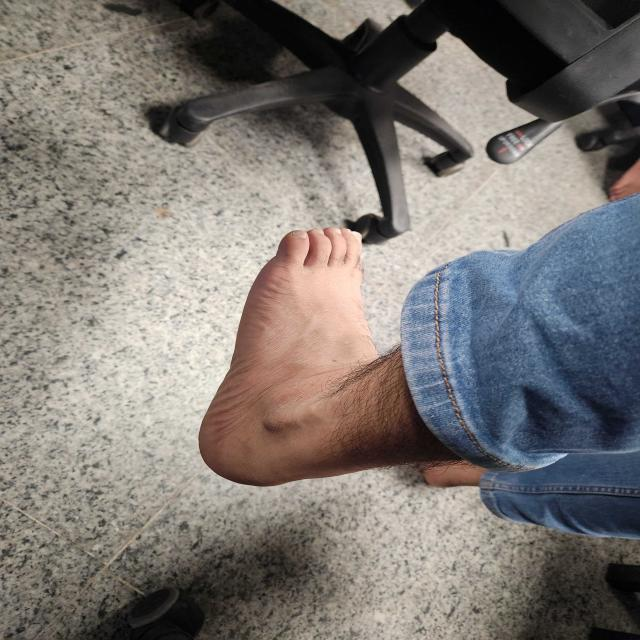
#> input picture python_service/test_images/1000000866_jpg.rf.e87e7fb38387cb055dc33954f20a90fc.jpg, 640 x 640 px
$ python test_card_measurement.py test_images/1000000866_jpg.rf.e87e7fb38387cb055dc33954f20a90fc.jpg
#> lines starting #> are read from the running program, lines starting #| are printed output that depends on the picture; after the words box and inside, x2 and y2 are one past the last pixel; in counts of white or black regions, pixels touching at a corner belong together
#> in test, img is the input picture: shape (640, 640, 3); mean B, G, R 115.6, 119.7, 124.7
#| [+] Dimensions: 640x640 px
### python_service/xer0bit_card_model.py
"""
Xer0bit-Inspired Automated Foot Measurement Engine Using Reference Card
Based on research: "AUTOMATED FOOT MEASUREMENT USING YOLOv8 AND A REFERENCE COIN/OBJECT"
(Muhammad Sameer et al., 2026, Spectrum of Engineering Sciences)

Engineered for ISO/IEC 7810 ID-1 Reference Cards (Credit Card / Debit Card / CNIC / ID Card / Driver's License):
- Exact Physical Dimensions: 85.60 mm (length) x 53.98 mm (width).
- Aspect Ratio: 1.5858.
- Multi-channel Edge, Color & Morphological Segmentation.
- Ankle/Leg Decoupling via Anatomical Profile Slicing (eliminates measuring shin/leg as foot).
- Interactive 4-Corner Snap Integration.
- Authentic Pakistani / Peshawari Chappal Master Sizing (UK 6-13 / EU 39-46).
"""

import cv2
import numpy as np
import base64
from typing import Dict, Any, Optional, Tuple, List

# Standard ISO/IEC 7810 ID-1 Physical Dimensions
CARD_LONG_MM = 85.60
CARD_SHORT_MM = 53.98
CARD_ASPECT_RATIO = CARD_LONG_MM / CARD_SHORT_MM  # ~1.5858

# Authentic Master Artisan Peshawari Chappal Sizing Table (UK 6 - 13 / EU 39 - 46)
CHAPPAL_SIZE_CHART = [
    (248.0,  6, 39,  6.5, "Size 6 (EU 39)"),
    (256.0,  7, 40,  7.5, "Size 7 (EU 40)"),
    (264.0,  8, 41,  8.5, "Size 8 (EU 41)"),
    (273.0,  9, 42,  9.5, "Size 9 (EU 42)"),
    (282.0, 10, 43, 10.5, "Size 10 (EU 43)"),
    (291.0, 11, 44, 11.5, "Size 11 (EU 44)"),
    (300.0, 12, 45, 12.5, "Size 12 (EU 45)"),
    (312.0, 13, 46, 13.5, "Size 13 (EU 46)"),
]


def mm_to_sizes(bare_foot_mm: float) -> Tuple[int, int, float, str]:
    """Maps bare foot length in mm to UK, EU, US shoe size and recommendation name."""
    for max_mm, uk, eu, us, name in CHAPPAL_SIZE_CHART:
        if bare_foot_mm <= max_mm:
            return uk, eu, us, name
    return 13, 46, 13.5, "Size 13 (EU 46)"


def detect_reference_card(
    img_bgr: np.ndarray,
    custom_corners: Optional[List[List[float]]] = None
) -> Optional[Dict[str, Any]]:
    """
    Detects a standard Credit Card / Debit Card / ID Card on the floor.
    If custom_corners is provided (4 normalized coordinates), directly uses them.
    Otherwise, applies multi-scale edge, adaptive thresholding, and morphological closing.
    """
    h, w = img_bgr.shape[:2]
    total_area = h * w

    # Priority 1: User-adjusted 4 corners from frontend CamScanner snapper
    if custom_corners and len(custom_corners) == 4:
        try:
            pts = np.array([[float(p[0]) * w, float(p[1]) * h] for p in custom_corners], dtype=np.float32)
            d01 = float(np.linalg.norm(pts[0] - pts[1]))
            d12 = float(np.linalg.norm(pts[1] - pts[2]))
            d23 = float(np.linalg.norm(pts[2] - pts[3]))
            d30 = float(np.linalg.norm(pts[3] - pts[0]))

            l_px = max((d01 + d23) / 2.0, (d12 + d30) / 2.0)
            s_px = min((d01 + d23) / 2.0, (d12 + d30) / 2.0)
            if l_px > 15 and s_px > 10:
                ppm_long = l_px / CARD_LONG_MM
                ppm_short = s_px / CARD_SHORT_MM
                ppm = (ppm_long * 0.70) + (ppm_short * 0.30)
                cx = float(np.mean(pts[:, 0]))
                cy = float(np.mean(pts[:, 1]))
                norm_corners = [[float(p[0] / w), float(p[1] / h)] for p in pts]
                return {
                    "box": pts,
                    "cx": cx,
                    "cy": cy,
                    "l_edge_px": l_px,
                    "s_edge_px": s_px,
                    "ppm": ppm,
                    "mm_per_pixel": 1.0 / ppm,
                    "corners_norm": norm_corners,
                    "manual": True
                }
        except Exception as e:
            print("Notice: custom_corners parsing error:", e)

    # Priority 2: Automatic Multi-Channel & Multi-Scale Card Detection
    gray = cv2.cvtColor(img_bgr, cv2.COLOR_BGR2GRAY)
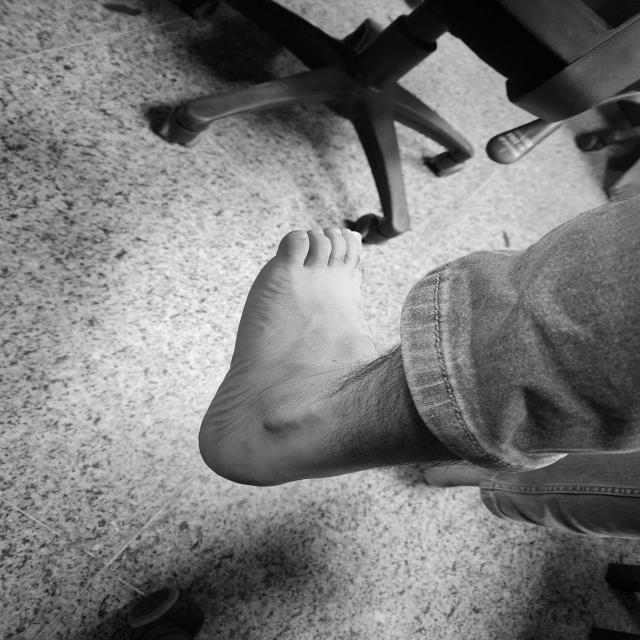
#> gray: shape (640, 640); min 0, max 253, mean 120.8
    blurred = cv2.GaussianBlur(gray, (5, 5), 0)
    hsv = cv2.cvtColor(img_bgr, cv2.COLOR_BGR2HSV)
#> hsv: shape (640, 640, 3); mean H, S, V 32.5, 44.8, 131
    lab = cv2.cvtColor(img_bgr, cv2.COLOR_BGR2LAB)
#> lab: shape (640, 640, 3); mean of channels 0, 1, 2 126.6, 129.6, 130.9

    clahe = cv2.createCLAHE(clipLimit=2.0, tileGridSize=(8, 8))
    l_chan = clahe.apply(lab[:, :, 0])
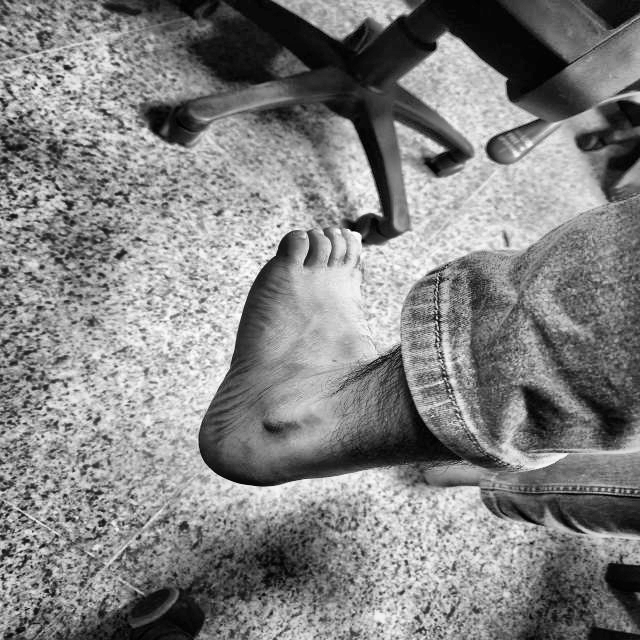
#> l_chan: shape (640, 640); min 0, max 255, mean 130.5

    candidates = []
    # Very inclusive area range: cards can be 0.04% of frame on high-res phone cameras
    min_area = total_area * 0.0004
    max_area = total_area * 0.28

    # Multi-strategy search masks
    masks = [
        cv2.Canny(blurred, 25, 100),
        cv2.Canny(blurred, 40, 150),
        cv2.adaptiveThreshold(blurred, 255, cv2.ADAPTIVE_THRESH_GAUSSIAN_C, cv2.THRESH_BINARY_INV, 19, 4),
        cv2.adaptiveThreshold(blurred, 255, cv2.ADAPTIVE_THRESH_GAUSSIAN_C, cv2.THRESH_BINARY_INV, 31, 5),
        cv2.threshold(blurred, 0, 255, cv2.THRESH_BINARY + cv2.THRESH_OTSU)[1],
        cv2.threshold(blurred, 0, 255, cv2.THRESH_BINARY_INV + cv2.THRESH_OTSU)[1],
        cv2.threshold(l_chan, 0, 255, cv2.THRESH_BINARY_INV + cv2.THRESH_OTSU)[1],
        cv2.inRange(hsv, (0, 30, 20), (180, 255, 240)),  # Saturated card color
    ]

    close_kernels = [
        cv2.getStructuringElement(cv2.MORPH_RECT, (7, 7)),
        cv2.getStructuringElement(cv2.MORPH_RECT, (13, 13))
    ]

    for mask in masks:
        for kernel in close_kernels:
            closed = cv2.morphologyEx(mask, cv2.MORPH_CLOSE, kernel, iterations=1)
            dilated = cv2.dilate(closed, kernel, iterations=1)
            cnts, _ = cv2.findContours(dilated, cv2.RETR_TREE, cv2.CHAIN_APPROX_SIMPLE)

            for c in cnts:
                area = cv2.contourArea(c)
                if area < min_area or area > max_area:
                    continue

                bx, by, bw, bh = cv2.boundingRect(c)
                # Ignore full-image border contours
                if bx <= 2 and by <= 2 and (bx + bw) >= (w - 3) and (by + bh) >= (h - 3):
                    continue

                rect = cv2.minAreaRect(c)
                (cx, cy), (d1, d2), angle = rect
                if d1 <= 0 or d2 <= 0:
                    continue

                l_edge = max(d1, d2)
                s_edge = min(d1, d2)
                if s_edge < 12:
                    continue

                aspect = l_edge / float(s_edge)
                diff_aspect = abs(aspect - CARD_ASPECT_RATIO)

                # Cards viewed from normal camera tilt (45° to 90°) have aspect ratios from 1.15 to 2.25
                if diff_aspect > 0.85:
                    continue

                box_area = l_edge * s_edge
                rectangularity = area / box_area if box_area > 0 else 0
                if rectangularity < 0.52:
                    continue

                peri = cv2.arcLength(c, True)
                approx = cv2.approxPolyDP(c, 0.035 * peri, True)
                is_quad = (len(approx) == 4)

                # Score: lower is better
                score = (diff_aspect * 2.2) + ((1.0 - rectangularity) * 1.5) + (0.0 if is_quad else 0.35)

                candidates.append({
                    "score": score,
                    "rect": rect,
                    "box": cv2.boxPoints(rect).astype(np.float32),
                    "l_edge": float(l_edge),
                    "s_edge": float(s_edge),
                    "cx": float(cx),
                    "cy": float(cy),
                    "contour": c,
                    "area": float(area),
                    "is_quad": is_quad
                })
#> this loop made 8 passes
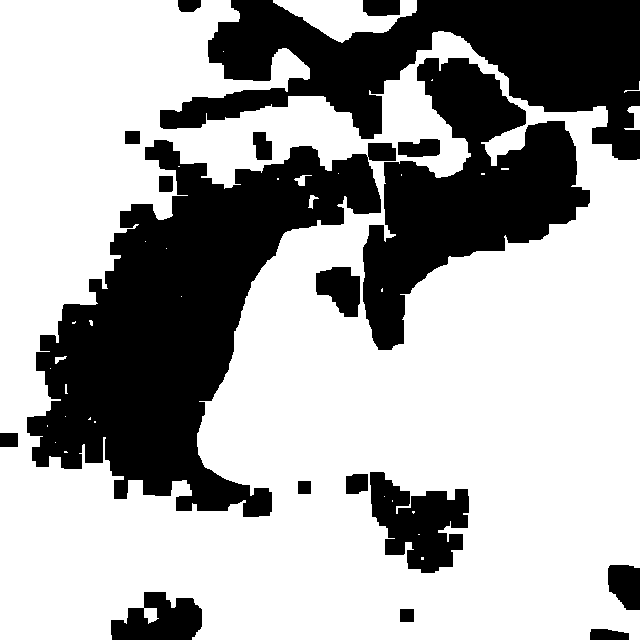
#> closed: shape (640, 640); 65.8% white; 18 black regions, largest, box (x1, y1, x2, y2) and area: (27, 140, 396, 517) 58679, (160, 0, 640, 160) 36846, (363, 58, 590, 350) 29108
#> dilated: shape (640, 640); 77.9% white; 51 black regions (21 under 20 px), largest, box (x1, y1, x2, y2) and area: (49, 152, 314, 505) 38056, (218, 0, 640, 154) 25369, (369, 127, 584, 344) 16089
#> after the loop, candidates = 151 items
#> (the rest of the program and of its run is left out)
